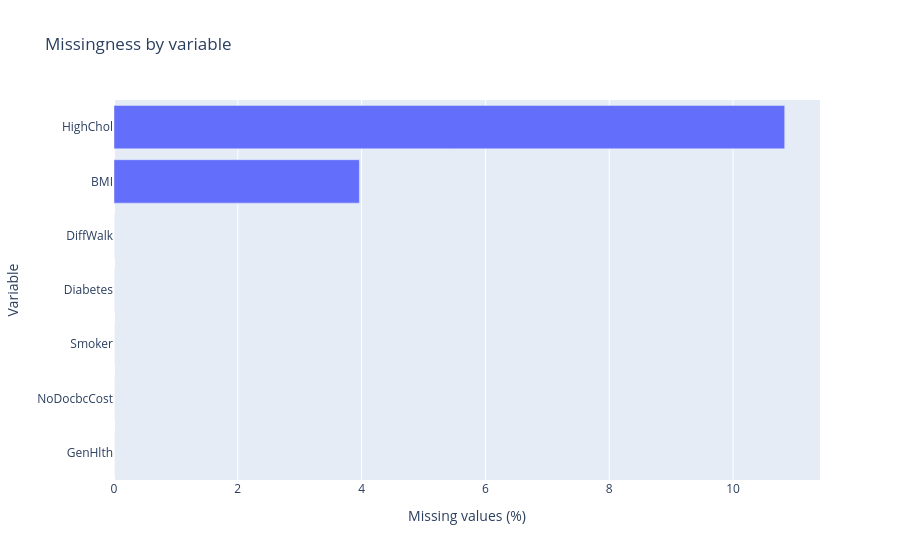

Here is the notebook cell this chart was saved with:
### Markdown cell above
The profile table distinguishes sparse missingness from variables where missing values may affect many records. The chart displays columns with at least one missing value, sorted by missing percentage. Missingness can reflect unanswered or unavailable survey responses; it should not be interpreted as a negative answer.

### Code cell
missing = profile.query('missing_n > 0').sort_values('missing_pct')
px.bar(missing, x='missing_pct', y=missing.index, orientation='h', title='Missingness by variable', labels={'missing_pct':'Missing values (%)', 'index':'Variable'}).show()

### Figure 1 — Plotly figure (JSON) as saved in the notebook; plotly's stock layout.template omitted (floating-point values rounded to 4 significant figures)
{"data": [{"hovertemplate": "Missing values (%)=%{x}<br>Variable=%{y}<extra></extra>", "legendgroup": "", "marker": {"color": "#636efa", "pattern": {"shape": ""}}, "name": "", "orientation": "h", "showlegend": false, "textposition": "auto", "type": "bar", "x": [0.0, 0.0, 0.0, 0.001, 0.001, 3.964, 10.83], "xaxis": "x", "y": ["GenHlth", "NoDocbcCost", "Smoker", "Diabetes", "DiffWalk", "BMI", "HighChol"], "yaxis": "y"}], "layout": {"barmode": "relative", "legend": {"tracegroupgap": 0}, "title": {"text": "Missingness by variable"}, "xaxis": {"anchor": "y", "domain": [0, 1], "title": {"text": "Missing values (%)"}}, "yaxis": {"anchor": "x", "domain": [0, 1], "title": {"text": "Variable"}}}}
